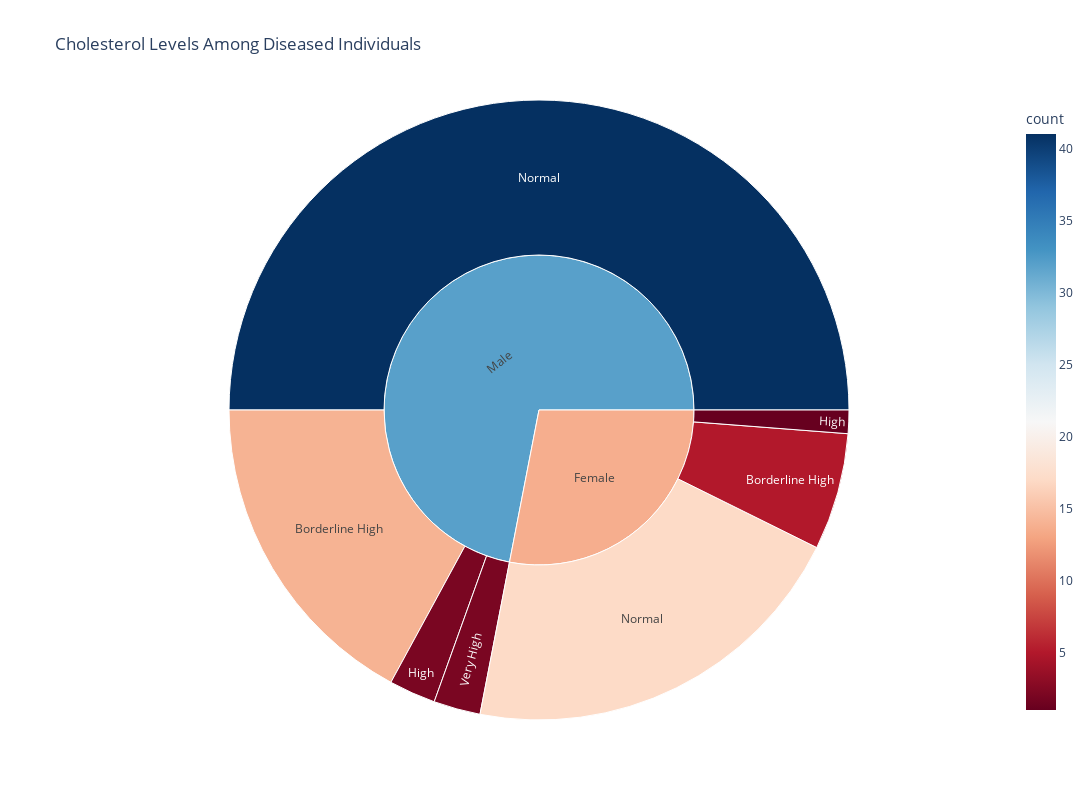

Source (notebook cell):
### Code cell
# Filter the dataset to include only diseased individuals
df_diseased = df[df['Category'] == 1].copy()

# Create a function to categorize cholesterol levels
def categorize_chol(chol):
    if pd.isna(chol):
        return 'Unknown'
    elif chol < 5.2:
        return 'Normal'
    elif 5.2 <= chol < 6.2:
        return 'Borderline High'
    elif 6.2 <= chol < 7.8:
        return 'High'
    else:
        return 'Very High'

# Apply the function to categorize cholesterol levels
df_diseased['Cholesterol Category'] = df_diseased['CHOL'].apply(categorize_chol)

# Calculate the counts of each group
chol_sex_counts_diseased = df_diseased.value_counts(['Sex', 'Cholesterol Category']).reset_index().rename(columns={0: "count"})

# Plot the sunburst chart with larger dimensions
fig = px.sunburst(
    chol_sex_counts_diseased,
    path=['Sex', 'Cholesterol Category'],  
    values='count', 
    color='count',  
    color_continuous_scale='RdBu',  
    title='Cholesterol Levels Among Diseased Individuals'
)
fig.update_layout(width=1200, height=800)
fig.show()

### Figure 1 — Plotly figure (JSON) as saved in the notebook; plotly's stock layout.template omitted (floating-point values rounded to 4 significant figures)
{"data": [{"branchvalues": "total", "customdata": [[5], [14], [1], [2], [17], [41], [2], [13.7], [31.95]], "domain": {"x": [0, 1], "y": [0, 1]}, "hovertemplate": "labels=%{label}<br>count_sum=%{value}<br>parent=%{parent}<br>id=%{id}<br>count=%{color}<extra></extra>", "ids": ["Female/Borderline High", "Male/Borderline High", "Female/High", "Male/High", "Female/Normal", "Male/Normal", "Male/Very High", "Female", "Male"], "labels": ["Borderline High", "Borderline High", "High", "High", "Normal", "Normal", "Very High", "Female", "Male"], "marker": {"coloraxis": "coloraxis", "colors": [5, 14, 1, 2, 17, 41, 2, 13.7, 31.95]}, "name": "", "parents": ["Female", "Male", "Female", "Male", "Female", "Male", "Male", "", ""], "type": "sunburst", "values": [5, 14, 1, 2, 17, 41, 2, 23, 59]}], "layout": {"coloraxis": {"colorbar": {"title": {"text": "count"}}, "colorscale": [[0, "rgb(103,0,31)"], [0.1, "rgb(178,24,43)"], [0.2, "rgb(214,96,77)"], [0.3, "rgb(244,165,130)"], [0.4, "rgb(253,219,199)"], [0.5, "rgb(247,247,247)"], [0.6, "rgb(209,229,240)"], [0.7, "rgb(146,197,222)"], [0.8, "rgb(67,147,195)"], [0.9, "rgb(33,102,172)"], [1, "rgb(5,48,97)"]]}, "height": 800, "legend": {"tracegroupgap": 0}, "title": {"text": "Cholesterol Levels Among Diseased Individuals"}, "width": 1200}}
